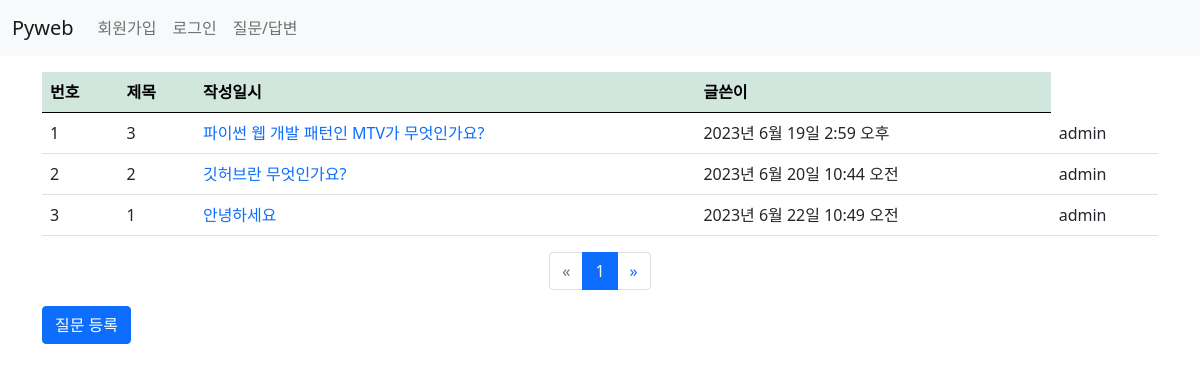
The page /board/ on the database as committed earlier.
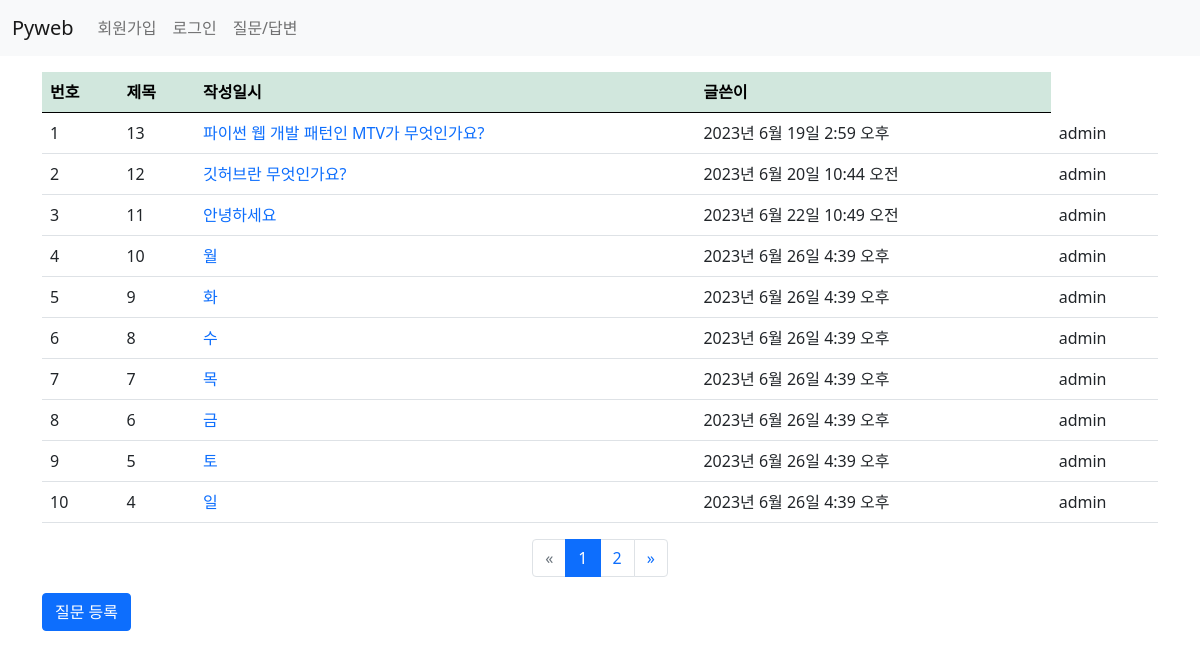
The same page on the database as committed later.
### board/models.py (models this page shows, shortened)
class Question(models.Model):
    author = models.ForeignKey(User, on_delete=models.CASCADE)
    subject = models.CharField(max_length=200)  #제목
    content = models.TextField()                #질문 내용
    create_date = models.DateTimeField()        #등록일
    modify_date = models.DateTimeField(null=True, blank=True)

### board/views.py (the view)
# urls.py: path('', views.question_list, name='question_list'),
def question_list(request):
    question_list = Question.objects.order_by('create_date')  #내림 차순
    page = request.GET.get('page', '1')
    paginator = Paginator(question_list, 10)  #페이지당 게시글 - 10
    page_obj = paginator.get_page(page)
    context = {'question_list': page_obj}
    return render(request, 'board/question_list.html', context)

### board/templatetags/board_filter.py (called while the page is built)
@register.filter
def sub(value, arg):
    return value - arg   #원래값 - 매개값 -> |sub:arg

### templates/board/question_list.html
{% extends 'base.html' %}
{% load board_filter %}
{% block content %}
<div class="container my-3">
    <section id="question_list">
        <table class="table">
            <thead>
                <tr class="table-success">
                    <th>번호</th><th>제목</th><th>작성일시</th><th>글쓴이</th>
                </tr>
            </thead>
            <tbody>
                {% if question_list %}
                    {% for question in question_list %}
                    <tr>
                        <td>{{ forloop.counter }}</td>
                        <td>{{ question_list.paginator.count|sub:question_list.start_index|sub:forloop.counter0|add:1 }}</td>
                        <td>
                            <a href="{% url 'board:detail' question.id %}" class="text-decoration-none">
                                {{ question.subject }}
                            </a>
                        </td>
                        <td>{{ question.create_date }}</td>
                        <td>{{ question.author }}</td>
                    </tr>
                    {% endfor %}
                {% else %}
                    <tr>
                        <td>질문이 없습니다</td>
                    </tr>
                {% endif %}
            </tbody>
        </table>
        <ul class="pagination justify-content-center">
            {% if question_list.has_previous %}
                <li class="page-item">
                    <a class="page-link" href="?page={{ question_list.previous_page_number }}">
                        &laquo;
                    </a>
                </li>
            {% else %}
                <li class="page-item disabled">
                    <a class="page-link" href="">
                        &laquo;
                    </a>
                </li>
            {% endif %}
            {% for page_number in question_list.paginator.page_range %}
                {% if page_number == question_list.number %}
                <li class="page-item active">
                    <a class="page-link" href="?page={{ page_number }}">
                        {{ page_number }}
                    </a>
                </li>
                {% else %}
                <li class="page-item">
                    <a class="page-link" href="?page={{ page_number }}">
                        {{ page_number }}
                    </a>
                </li>
                {% endif %}
            {% endfor %}
             {% if question_list.has_next %}
                <li class="page-item">
                    <a class="page-link" href="?page={{ question_list.next_page_number }}">
                        &raquo;
                    </a>
                </li>
            {% else %}
                <li class="page-item">
                    <a class="page-link" href="#">
                        &raquo;
                    </a>
                </li>
            {% endif %}
        </ul>
    <a href="{% url 'board:question_create' %}"
        class="btn btn-primary">질문 등록</a>
    </section>
</div>
{% endblock %}

### templates/base.html (shortened to what this page needs)
<!DOCTYPE html>
<html lang="ko">
{% load static %}
<head>
    <link rel="stylesheet" href="{% static 'board/css/bootstrap.css' %}">
</head>
<body>
{% include 'navbar.html' %}
{% block content %}
{% endblock %}
</body>
</html>

### templates/navbar.html (shortened to what this page needs)
<nav class="navbar navbar-expand-lg navbar-light bg-light">
  <div class="container-fluid">
    <a class="navbar-brand" href="/">Pyweb</a>
    <div class="collapse navbar-collapse" id="navbarSupportedContent">
      <ul class="navbar-nav me-auto mb-2 mb-lg-0">
        <li class="nav-item">
          <a class="nav-link" href="{% url 'common:signup' %}">회원가입</a>
        </li>
        <li class="nav-item">
          {% if user.is_authenticated %}
          <a class="nav-link" href="{% url 'common:logout' %}">{{ user.username }}로그아웃</a>
          {% else %}
          <a class="nav-link" href="{% url 'common:login' %}">로그인</a>
          {% endif %}
        </li>
        <li class="nav-item">
          <a class="nav-link" href="{% url 'board:question_list' %}">질문/답변</a>
        </li>
      </ul>
    </div>
  </div>
  </nav>

Rows that differ between the two databases and show on the page:
computed for Question "파이썬 웹 개발 패턴인 MTV가 무엇인가요?": paginator.count|sub "3" → "13"
computed for Question "깃허브란 무엇인가요?": paginator.count|sub "2" → "12"
computed for Question "안녕하세요": paginator.count|sub "1" → "11"
added Question: paginator.count|sub "10", subject "월", create_date "2023년 6월 26일 4:39 오후", author "admin"
added Question: paginator.count|sub "9", subject "화", create_date "2023년 6월 26일 4:39 오후", author "admin"
added Question: paginator.count|sub "8", subject "수", create_date "2023년 6월 26일 4:39 오후", author "admin"
added Question: paginator.count|sub "7", subject "목", create_date "2023년 6월 26일 4:39 오후", author "admin"
added Question: paginator.count|sub "6", subject "금", create_date "2023년 6월 26일 4:39 오후", author "admin"
added Question: paginator.count|sub "5", subject "토", create_date "2023년 6월 26일 4:39 오후", author "admin"
added Question: paginator.count|sub "4", subject "일", create_date "2023년 6월 26일 4:39 오후", author "admin"
Other text that changed with them:
new list line: "2"
